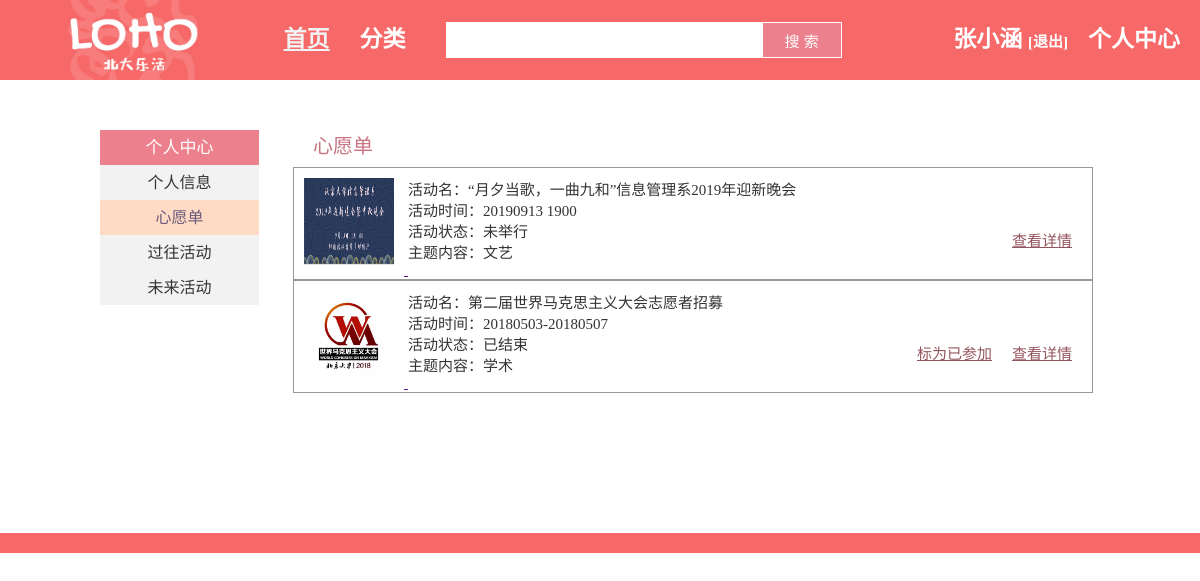
Page /user_center_collection.php (signed in) on the committed database.
### tables this page shows
CREATE TABLE `collection_act` (
  `user_name` varchar(255) DEFAULT NULL,
  `collection_act_id` int(11) DEFAULT NULL
);

CREATE TABLE `act_info` (
  `act_id` int(20) NOT NULL,
  `act_name` varchar(255) DEFAULT NULL,
  `act_type` varchar(255) DEFAULT NULL,
  `act_intro` varchar(10000) DEFAULT NULL,
  `act_score` float DEFAULT NULL,
  `act_first_day` date DEFAULT NULL,
  `act_time` varchar(255) DEFAULT NULL,
  `act_place` varchar(255) DEFAULT NULL,
  `need_apply` varchar(255) DEFAULT NULL,
  `in_pku` varchar(255) DEFAULT NULL,
  `in_thu` varchar(255) DEFAULT NULL,
  `in_beijing` varchar(255) DEFAULT NULL,
  `doc_path` varchar(255) DEFAULT NULL,
  `update_freq` varchar(255) DEFAULT NULL,
  `ord_website` varchar(255) DEFAULT NULL,
  PRIMARY KEY (`act_id`) USING BTREE
);

CREATE TABLE `act_subject` (
  `act_id` int(11) DEFAULT NULL,
  `act_subject` varchar(255) DEFAULT NULL
);

### user_center_collection.php (the view, shortened to what this page needs)
<!DOCTYPE html>
<html lang="zh-CN">
<head>
    <link rel="stylesheet" href="global_navigation.css">
    <link rel="stylesheet" href="footer.css">
    <link rel="stylesheet" href="user_side_nav.css">
    <link rel="stylesheet" href="user_center_collection.css">
</head>
<body>
    <nav class="global-nav">
        <a href="index.html" id="global-nav-logo">
            <img src="img/logo.png" height="100%">
        </a>
        <div class="nav-item left-nav-item active">
            <a href="index.html">首页</a>
        </div>
        <div class="nav-item left-nav-item">
            <a href="activity_list.php">分类</a>
        </div>
        <div class="search-bar">
            <form action="activity_list.php" method="get">
                <input type="text" name="query">
                <button type="submit">搜&nbsp;索</button>
            </form>
        </div>
        <?php
        if (isset($_COOKIE['username'])) {
            echo '
            <div class="nav-item right-nav-item">
                <a href="user_center_userinfo.php">个人中心</a>
            </div>
            <div class="nav-item right-nav-item">
                <b>' . $_COOKIE['usernickname'] . '</b>
                <span class="logout-button"><a href="do_logout.php">[退出]</a></span>
            </div>';
        }
        ?>
    </nav>
    <div class="fix"></div>
    <div class="main-container">
        <div class="side-nav">
            <div class="side-nav-header">个人中心</div>
            <div class="side-nav-modules">
                <ul class="module-list">
                    <a href="user_center_userinfo.html">
                        <li class="module-item">个人信息</li>
                    </a>
                    <a href="user_center_collection.php">
                        <li class="module-item active">心愿单</li>
                    </a>
                    <a href="user_center_past.php">
                        <li class="module-item">过往活动</li>
                    </a>
                    <a href="user_center_future.php">
                        <li class="module-item">未来活动</li>
                    </a>
                </ul>
            </div>
        </div>
        <div class="right-area">
            <div class="right-section">
                <h1>心愿单</h1>
                <div class="collection-items">
                    <?php
                    $dbc = mysqli_connect(DB_HOST, DB_USER, DB_PASS, DB_NAME);
                    $sqlstr = 'SELECT * FROM collection_act, act_info, act_subject WHERE collection_act.collection_act_id = act_info.act_id AND act_subject.act_id = act_info.act_id AND collection_act.user_name = "' . $_COOKIE['username'] . '"';
                    $result = mysqli_query($dbc, $sqlstr);
                    while ($row = mysqli_fetch_array($result)) {
                        create_item($dbc, $row);
                    }
                    function create_item($dbc, $row)
                    {
                        $act_id = $row['act_id'];
                        $act_name = $row['act_name'];
                        $act_time = $row['act_time'];
                        $act_theme = $row['act_subject'];
                        if ($act_time == "长期") {
                            $current_act_status = "正在举行";
                        } else {
                            if (strtotime($row['act_first_day']) < time()) {
                                $current_act_status = "已结束";
                            } else if (strtotime($row['act_first_day']) > time()) {
                                $current_act_status = "未举行";
                            } else {
                                $current_act_status = "正在举行";
                            }
                        }
                        $joinstr = 'SELECT * FROM joined_act WHERE user_name = "' . $_COOKIE['username'] . '" AND joined_act_id = ' . $row['act_id'];
                        $result = mysqli_query($dbc, $joinstr);
                        $joined = false;
                        echo '
                    <div class="collection-item">
                        <a href="">
                            <img src="pic/' . $act_id . '.png" alt="' . $act_name . '">
                            <div class="activity-info">
                                <div class="info-item">活动名：' . $act_name . '</div>
                                <div class="info-item">活动时间：' . $act_time . '</div>
                                <div class="info-item">活动状态：' . $current_act_status . '</div>
                                <div class="info-item">主题内容：' . $act_theme . '</div>
                            </div>
                        </a>
                        <div class="activity-options"><br><br><br>';
                        if ($joined == true) {
                            echo '<div><a href="" class="activity-option">已参加</a></div>';
                        } else if (strtotime($row['act_first_day']) < time()) {
                            echo '<div><a href="dojoin.php?id=' . $act_id . '" class="activity-option">标为已参加</a></div>';
                        }
                        echo '<div><a href="" class="activity-option">查看详情</a></div>
                        </div>
                    </div>';
                    }
                    ?>
                </div>
            </div>
        </div>
    </div>
    <div class="footer"></div>
</body>
</html>

### global_navigation.css (style rules this page uses)
body { margin: 0; font-family: PingFangSC; }
.global-nav { width: 100%; height: 80px; background-color: #f76968; margin: 0; position: fixed; top: 0; z-index: 9999; }
.global-nav #global-nav-logo { float: left; height: 100%; margin-left: 40px; margin-right: 30px; }
.global-nav .nav-item { color: #ffffff; font-size: 23px; line-height: 80px; }
.global-nav .nav-item a { color: #ffffff; text-decoration-line: none; font-weight:bold; }
.global-nav .nav-item b { color: #ffffff; text-decoration-line: none; font-weight:bold; }
.global-nav .nav-item.left-nav-item { float: left; margin-left: 30px; }
.global-nav .nav-item.left-nav-item.active a { color: #F2F2F2; text-decoration-line: underline; }
.global-nav .nav-item.right-nav-item { float: right; margin-right: 20px; }
.global-nav .nav-item.right-nav-item .logout-button { font-size: 15px; }
.global-nav .search-bar { font-size: 0; line-height: 80px; float: left; margin-left: 40px; }
.global-nav .search-bar input { height: 30px; vertical-align: middle; width: 300px; border-color: #ffffff; border-width: 2px; border-style: solid; font-size: 15px; padding-left: 10px; }
.global-nav .search-bar button { height: 36px; vertical-align: middle; width: 80px; font-size: 15px; color: #ffffff; background-color: #ec808d; border-color: #ffffff; border-width: 0.5px; border-style: solid; }
.fix { height: 80px; width: 100%; }

### footer.css (style rules this page uses)
.footer { height: 20px; width: 100%; background-color: #f76968; margin-top: 50px; margin-bottom: 0px; float: left; }

### user_side_nav.css (style rules this page uses)
.side-nav { width: 159px; display: inline-block; }
.side-nav .side-nav-header { line-height: 35px; font-size: 17px; color: #FFFFFF; background-color: #ec808d; text-align: center; }
.side-nav .side-nav-modules { line-height: 35px; font-size: 16px; }
.side-nav .side-nav-modules .module-list { margin: 0; padding: 0; list-style-type: none; }
.side-nav .side-nav-modules .module-list a { color: #333333; text-decoration-line: none; }
.side-nav .side-nav-modules .module-list .module-item { text-align: center; background-color: #F2F2F2; }
.side-nav .side-nav-modules .module-list .module-item.active { background-color: #FFDBC5; color: #6C5B7B; }

### user_center_collection.css (style rules this page uses)
.main-container { width: 1000px; margin: auto; padding-top: 50px; padding-bottom: 50px; }
.right-area { display: inline-block; width: 800px; vertical-align: top; margin-left: 30px; }
.right-area h1 { color: #C7737D; font-size: 20px; margin-top: 0; margin-bottom: 8px; padding-left: 20px; font-weight: 500; }
.right-section { margin-bottom: 40px; }
.collection-items .collection-item { border-style: solid; border-width: 1px; border-color: #999999; }
.collection-items .collection-item img { width: 90px; height: 87px; margin: 10px 10px 10px 10px; display: inline-block; }
.collection-items .collection-item .activity-info { display: inline-block; vertical-align: top; margin-top: 10px; font-size: 15px; color: #333333; }
.collection-items .collection-item .activity-options { margin-top: 10px; margin-right: 20px; float: right; font-size: 15px; }
.collection-items .collection-item .activity-options div { display: inline-block; margin-left: 20px; }
.collection-items .collection-item .activity-options a { color: #94565D; }

### rows in the picture
collection_act: shows a picture, act_info.act_name "“月夕当歌，一曲九和”信息管理系2019年迎新晚会", act_info.act_time "20190913 1900", act_info.act_first_day "未举行", act_subject.act_subject "文艺"
collection_act: shows a picture, act_info.act_name "第二届世界马克思主义大会志愿者招募", act_info.act_time "20180503-20180507", act_info.act_first_day "已结束", act_subject.act_subject "学术"

### other values in the picture
$_COOKIE['usernickname'] "张小涵"
